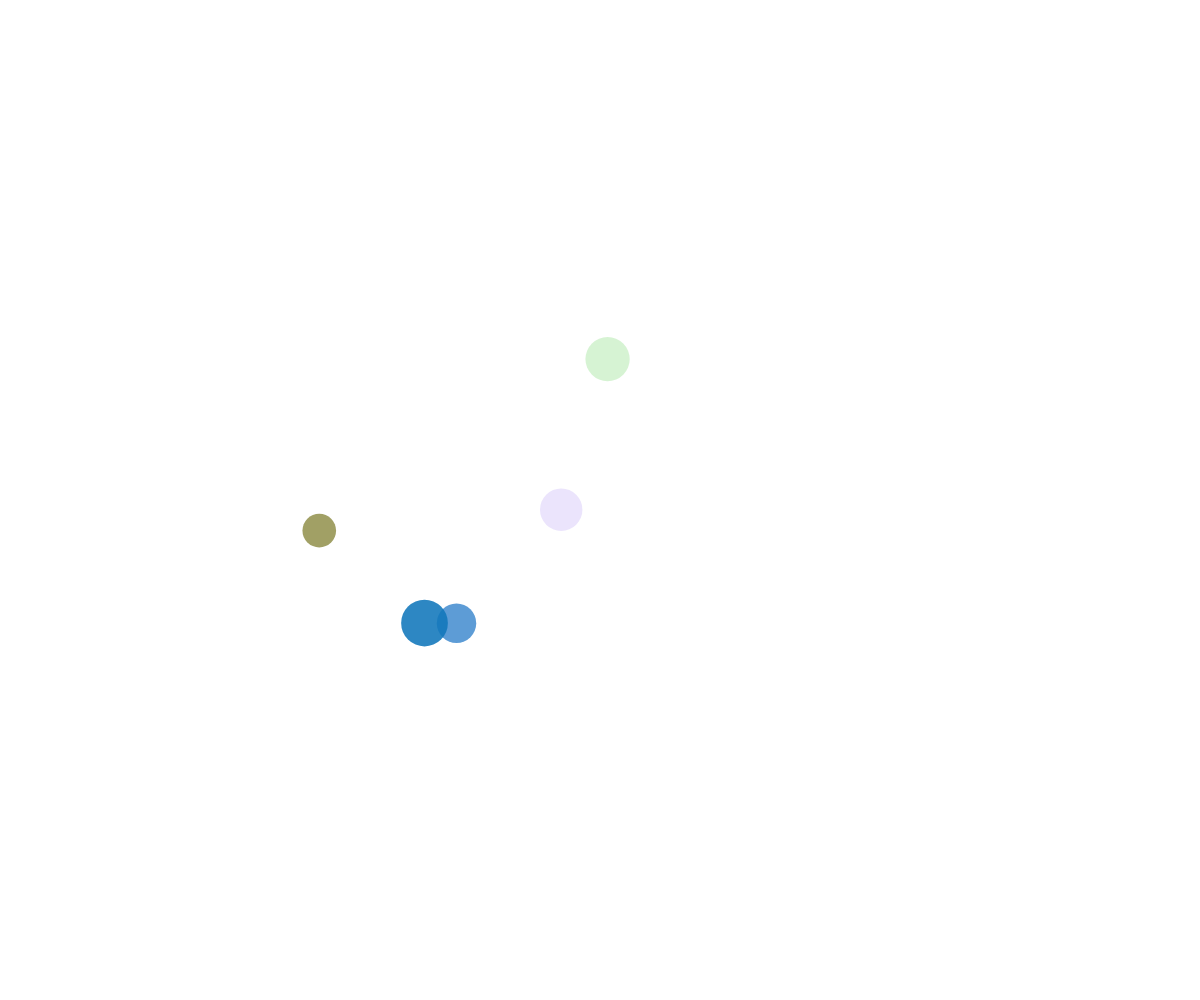
Frame 1 (no input)
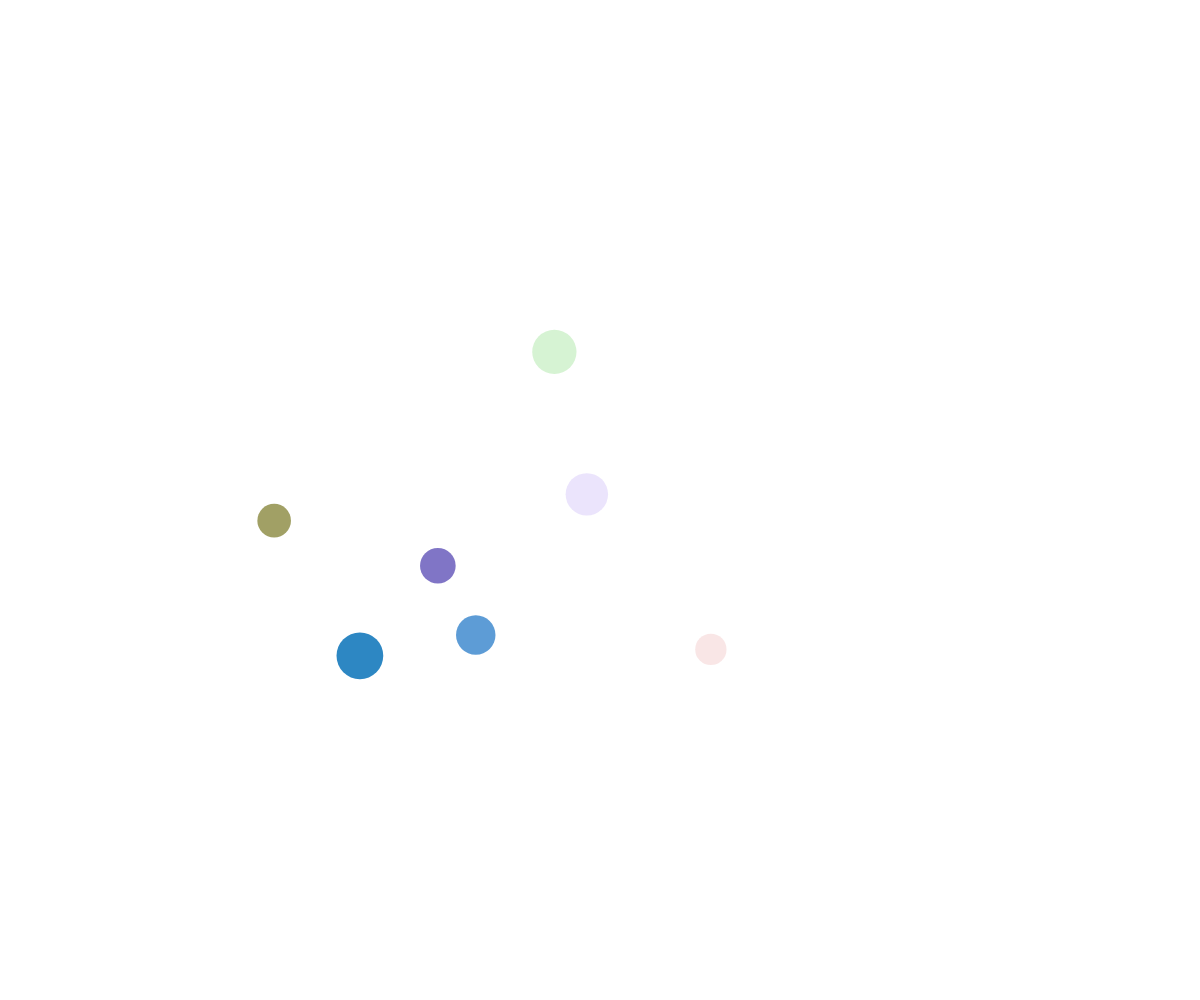
Frame 60 (no input)
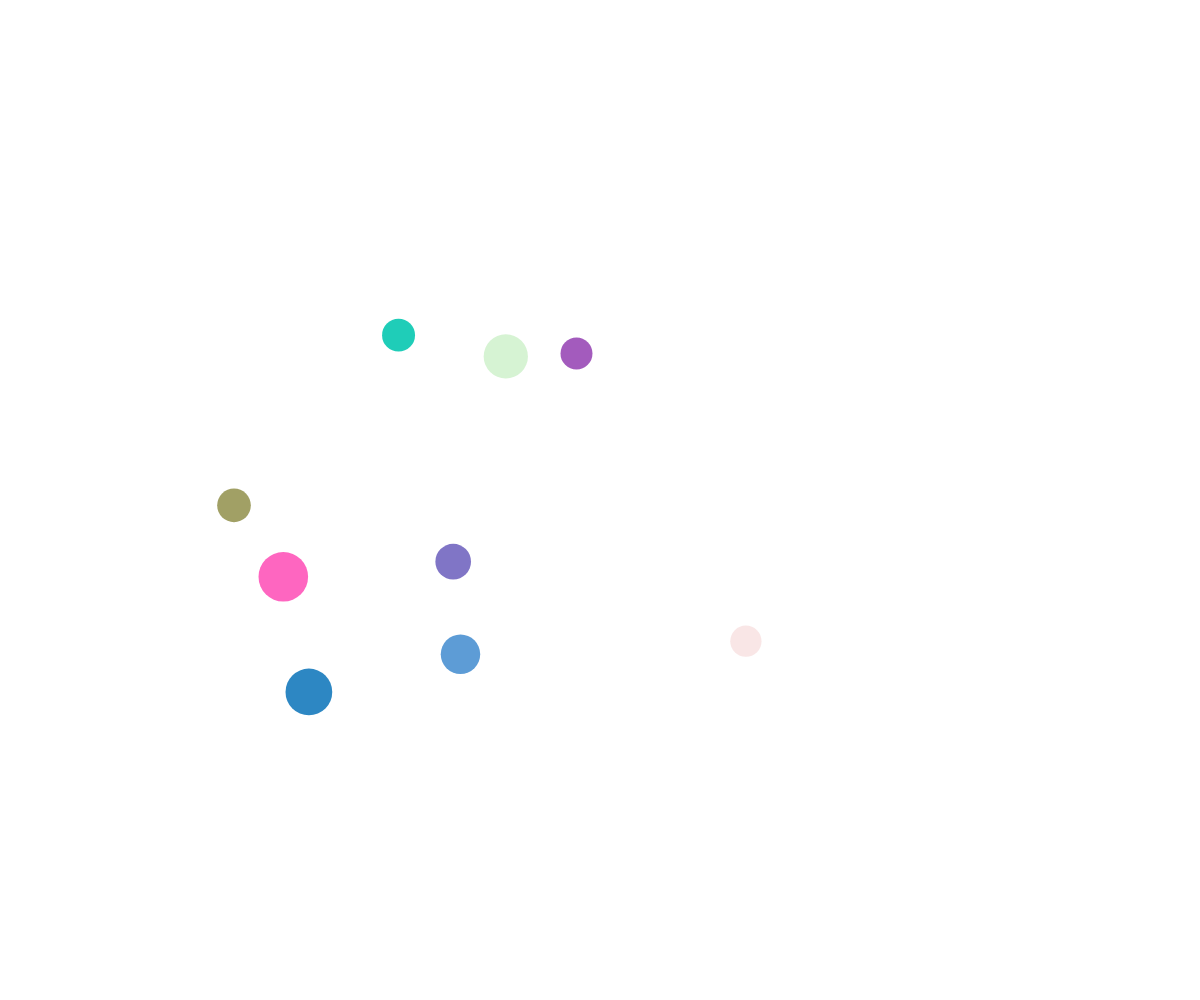
Frame 120 (the mouse pressed at the canvas centre since frame 60)

The p5.js sketch that drew these frames (run headless with seeded random() and noise() and a simulated clock; from frame 60 on, the mouse is pressed at the canvas centre):

// p5.js sketch
// ── sketch.js
//Bubble movement demo
//Object Notatio and Arrays demo

let theBubbles = [];

function setup() {
  createCanvas(windowWidth, windowHeight);
  noStroke();

  for (let i = 0; i < 5; i++) {
    spawnBubble();
  }

  //spawn new bubble every half second
  window.setInterval(spawnBubble, 700);
}

function draw() {
  background("white");

  // moveBubbleRandomly();
  moveBubbleWithNoise();
  displayBubble();
}

function spawnBubble() {
  let someBubble = {
    size: random(30, 50),
    x: random(width),
    y: random(height),
    speed: 3,
    r: random(255),
    g: random(255),
    b: random(255),
    alpha: random(255),
    timeX: random(100000000),
    timeY: random(100000000), 
    deltaTime: 0.001,
  };
  theBubbles.push(someBubble);
}

function displayBubble() {
  for (let bubble of theBubbles) {
    fill(bubble.r, bubble.g, bubble.b, bubble.alpha);
    circle(bubble.x, bubble.y, bubble.size);
  }
}

function moveBubbleRandomly() {
  for (let bubble of theBubbles) {
    let choice = random(100);
    if (choice < 25) {
      //move up
      bubble.y -= bubble.speed;
    }
    else if (choice < 50) {
      //move down
      bubble.y += bubble.speed;
    }
    else if (choice < 75) {
      //move right
      bubble.x += bubble.speed;
    }
    else {
      //move left
      bubble.x -= bubble.speed;
    }
  }
}

function moveBubbleWithNoise() {
  for (let bubble of theBubbles) {
    //figure out where to be 
    let x = noise(bubble.timeX) * width;
    let y = noise(bubble.timeY) * height;

    //set the bubble objects location
    bubble.x = x;
    bubble.y = y;

    //increment timeX and timeY
    bubble.timeX += bubble.deltaTime;
    bubble.timeY += bubble.deltaTime;
  }
}

function mousePressed() {
  //did you click on a bubble?
  for (let i = theBubbles.length - 1; i >= 0; i--) {
    if (clickedInBubble(mouseX, mouseY, theBubbles[i])) {
      //kill it 
      theBubbles.splice(i, 1);
    }
  }
}

function clickedInBubble(x, y, someBubble) {
  let distanceAway = dist(x, y, someBubble.x, someBubble.y);
  let radius = someBubble.size / 2;
  if (distanceAway < radius) {
    return true;
  }
  else {
    return false;
  }
}
